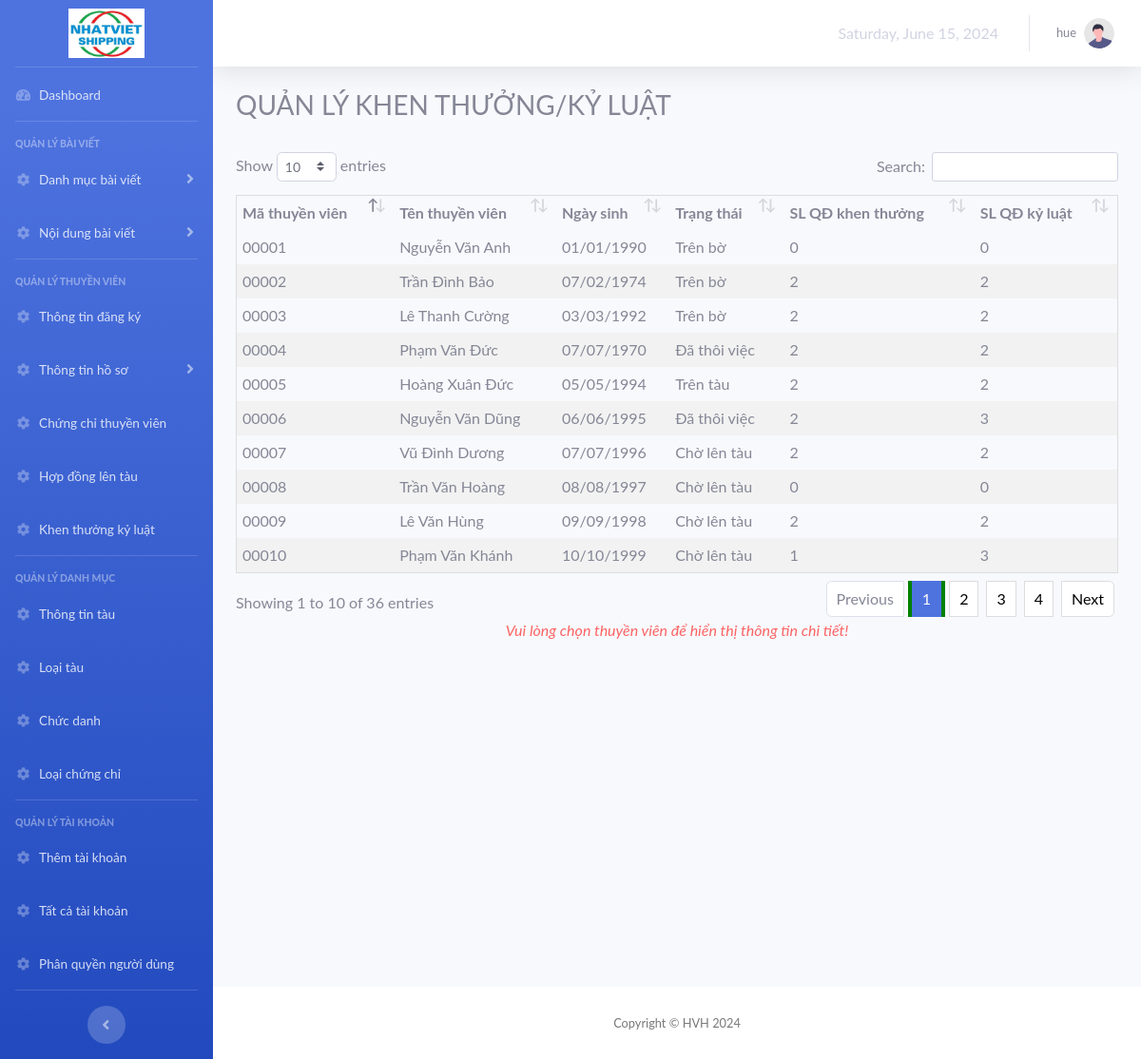
Screenshot of /admin/khenthuongkyluat.php (signed in) with the database file from the repository.
### tables this page shows
CREATE TABLE `thuyenvien` (
  `id_thuyenvien` int(5) UNSIGNED ZEROFILL NOT NULL,
  `tenthuyenvien` varchar(255) NOT NULL,
  `ngaysinh` date NOT NULL,
  `noisinh` text NOT NULL,
  `cccd` char(20) NOT NULL,
  `hokhauthuongtru` text NOT NULL,
  `sdt` varchar(20) NOT NULL,
  `cannang` varchar(20) NOT NULL,
  `chieucao` varchar(20) NOT NULL,
  `nhommau` varchar(20) NOT NULL,
  `sizegiay` varchar(20) NOT NULL,
  `email` varchar(50) NOT NULL,
  `ngaynhanhs` date NOT NULL,
  `honnhan` tinyint(1) NOT NULL,
  `trangthai` int(11) NOT NULL,
  `anh` varchar(255) DEFAULT NULL,
  `madangky` int(5) UNSIGNED ZEROFILL DEFAULT NULL
);

CREATE TABLE `trangthai` (
  `matrangthai` int(11) NOT NULL,
  `tentrangthai` varchar(255) NOT NULL
);

### admin/lib/database.php (called while the page is built, shortened)
<?php
class Database extends PDO
{
  public $host   = DB_HOST;
  public $user   = DB_USER;
  public $pass   = DB_PASS;
  public $dbname = DB_NAME;
  public $link;
  private function connectDB()
  {
    $this->link = new mysqli(
      $this->host,
      $this->user,
      $this->pass,
      $this->dbname
    );
    if (!$this->link) {
      $this->error = "Connection fail" . $this->link->connect_error;
      return false;
    } else {
      $this->link->set_charset("utf8mb4");
    }
  }
  public function select($query)
  {
    $result = $this->link->query($query);
    if ($result->num_rows > 0) {
      return $result;
    } else {
      return false;
    }
  }
}

### admin/classes/khenthuongkyluat.php (called while the page is built, shortened)
<?php
$filepath = realpath(dirname(__FILE__));
include_once($filepath . '/../lib/database.php');
class khenthuongkyluat
{
    private $db;
    public function __construct()
    {
        $this->db = new Database();
    }
    public function xemthongtin()
    {
        $query = "SELECT
        tv.id_thuyenvien AS id_thuyenvien,
        tv.tenthuyenvien AS tenthuyenvien,
        tv.ngaysinh AS ngaysinh,
        tv.trangthai,
        trangthai.tentrangthai,
        COUNT(CASE WHEN ktkl.loaihinh = 1 THEN 1 END) AS soluong_khenthuong,
        COUNT(CASE WHEN ktkl.loaihinh = 0 THEN 1 END)+
        COUNT(CASE WHEN ktkl.loaihinh = 2 THEN 1 END)+
        COUNT(CASE WHEN ktkl.loaihinh = 3 THEN 1 END)+
        COUNT(CASE WHEN ktkl.loaihinh = 4 THEN 1 END) AS soluong_kyluat
    FROM
        thuyenvien tv
    LEFT JOIN
        khenthuongkyluat ktkl ON tv.id_thuyenvien = ktkl.id_thuyenvien
    LEFT JOIN
        trangthai ON tv.trangthai = trangthai.matrangthai
    GROUP BY
        tv.id_thuyenvien;
        ";
        $mysqli_result = $this->db->select($query);
        if ($mysqli_result) {
            $result = mysqli_fetch_all($mysqli_result, MYSQLI_ASSOC);
            return $result;
        }
        return false;
    }
}
?>

### admin/khenthuongkyluat.php (the view, shortened to what this page needs)
<?php
$filepath = realpath(dirname(__FILE__));
include_once($filepath . '\lib\database.php');
?>
<?php
include_once 'classes/khenthuongkyluat.php';
$khenthuongkyluat = new khenthuongkyluat();
$list = $khenthuongkyluat->xemthongtin();
function formatDate($date, $format = 'd/m/Y') {
    $timestamp = strtotime($date);
    return date($format, $timestamp);
}
?>
<?php include_once 'lib/header.php';?>
<div class="container-fluid">
    <div>
    <h3>QUẢN LÝ KHEN THƯỞNG/KỶ LUẬT</h3>
        <br>
            <table id="dataTable">
                <thead>
                    <tr>
                        <th>Mã thuyền viên</th>
                        <th>Tên thuyền viên</th>
                        <th>Ngày sinh</th>
                        <th>Trạng thái</th>
                        <th>SL QĐ khen thưởng</th>
                        <th>SL QĐ kỷ luật</th>
                    </tr>
                </thead>
                <tbody>
                <?php
                if (!empty($list) && is_array($list)) {
                    foreach ($list as $key => $value) { ?>
                        <tr data-id="<?=$value['id_thuyenvien']?>" onclick="showDetail(this)">
                            <td><?=$value['id_thuyenvien']?></td>
                            <td><?=$value['tenthuyenvien']?></td>
                            <td><?=formatDate($value['ngaysinh'])?></td>
                            <td><?=$value['tentrangthai']?></td>
                            <td><?=$value['soluong_khenthuong']?></td>
                            <td><?=$value['soluong_kyluat']?></td>
                        </tr>
                    <?php }
                } else {
                }
                ?>
                </tbody>
            </table>
        </div>
        <div id="myFormlabel">
            <center><p style="color: red;"><em style="opacity: 0.6;">Vui lòng chọn thuyền viên để hiển thị thông tin chi tiết!</em></p></center>
        </div>
    <br><br>
</body>
<?php include_once 'lib/footer.php';?>
</html>

### admin/css/css.css (style rules this page uses)
body { font-family: "Lato", sans-serif; }
table { border-collapse: collapse; border-spacing: 0; width: 100%; border: 1px solid #ddd; }
th, td { text-align: left; padding: 6px; }
tr:nth-child(even) { background-color: #f2f2f2; }
table { flex-grow: 1; }

### rows the page displays
thuyenvien: id_thuyenvien "00001", tenthuyenvien "Nguyễn Văn Anh", ngaysinh "01/01/1990", trangthai.tentrangthai "Trên bờ", soluong_khenthuong "0", soluong_kyluat "0"
thuyenvien: id_thuyenvien "00002", tenthuyenvien "Trần Đình Bảo", ngaysinh "07/02/1974", trangthai.tentrangthai "Trên bờ", soluong_khenthuong "2", soluong_kyluat "2"
thuyenvien: id_thuyenvien "00003", tenthuyenvien "Lê Thanh Cường", ngaysinh "03/03/1992", trangthai.tentrangthai "Trên bờ", soluong_khenthuong "2", soluong_kyluat "2"
thuyenvien: id_thuyenvien "00004", tenthuyenvien "Phạm Văn Đức", ngaysinh "07/07/1970", trangthai.tentrangthai "Đã thôi việc", soluong_khenthuong "2", soluong_kyluat "2"
thuyenvien: id_thuyenvien "00005", tenthuyenvien "Hoàng Xuân Đức", ngaysinh "05/05/1994", trangthai.tentrangthai "Trên tàu", soluong_khenthuong "2", soluong_kyluat "2"
thuyenvien: id_thuyenvien "00006", tenthuyenvien "Nguyễn Văn Dũng", ngaysinh "06/06/1995", trangthai.tentrangthai "Đã thôi việc", soluong_khenthuong "2", soluong_kyluat "3"
thuyenvien: id_thuyenvien "00007", tenthuyenvien "Vũ Đình Dương", ngaysinh "07/07/1996", trangthai.tentrangthai "Chờ lên tàu", soluong_khenthuong "2", soluong_kyluat "2"
thuyenvien: id_thuyenvien "00008", tenthuyenvien "Trần Văn Hoàng", ngaysinh "08/08/1997", trangthai.tentrangthai "Chờ lên tàu", soluong_khenthuong "0", soluong_kyluat "0"
thuyenvien: id_thuyenvien "00009", tenthuyenvien "Lê Văn Hùng", ngaysinh "09/09/1998", trangthai.tentrangthai "Chờ lên tàu", soluong_khenthuong "2", soluong_kyluat "2"
thuyenvien: id_thuyenvien "00010", tenthuyenvien "Phạm Văn Khánh", ngaysinh "10/10/1999", trangthai.tentrangthai "Chờ lên tàu", soluong_khenthuong "1", soluong_kyluat "3"

### other values shown
$taikhoan "hue"
